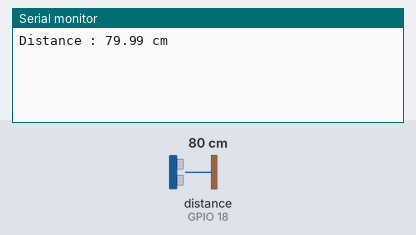
Bench run of a sketch on a simulated ESP32. Shown: the last lines printed to the serial monitor. Wiring (inferred from the names in the program): ultrasonic range finder: trigger GPIO 5; echo GPIO 18. The test bench sets the inputs (shaded band); at power-on: distance to the obstacle (sensor on GPIO 18) 80 cm. The echo pulse lasts 58.3 µs per cm; WiFi joins after 1.5 s; servers stay silent unless stated.

Above: at 3.0 s.
3.1 s: distance to the obstacle (sensor on GPIO 18) set to 2 cm
At 4.4 s:
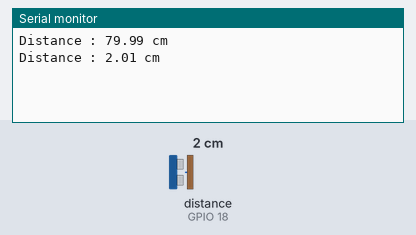
4.6 s: distance to the obstacle (sensor on GPIO 18) set to 4 cm
At 5.6 s:
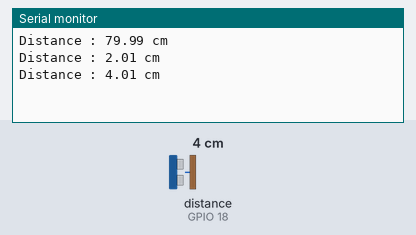
Timing chart, 0 to 7.6 s (numbered marks = the images above; inputs shaded):
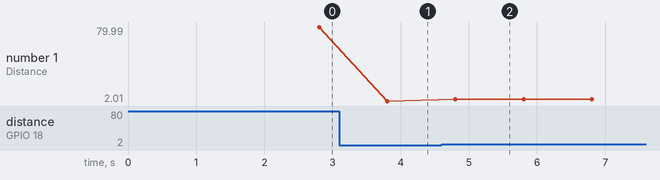

The sketch:

Cloud_Connected_Security_Node.ino
```cpp
/******************************************************
 Project 3 : Cloud Connected Security Node
 Decode Labs IoT Internship

 Hardware:
 • ESP32
 • HC-SR04 Ultrasonic Sensor
 • Blynk IoT Dashboard

******************************************************/

#define BLYNK_TEMPLATE_ID "YOUR_TEMPLATE_ID"
#define BLYNK_TEMPLATE_NAME "Ultrasonic Project"
#define BLYNK_AUTH_TOKEN "YOUR_AUTH_TOKEN"

#include <WiFi.h>
#include <BlynkSimpleEsp32.h>

char ssid[] = "YOUR_WIFI_NAME";
char pass[] = "YOUR_WIFI_PASSWORD";

#define TRIG_PIN 5
#define ECHO_PIN 18

BlynkTimer timer;

float getDistance()
{
  digitalWrite(TRIG_PIN, LOW);
  delayMicroseconds(2);

  digitalWrite(TRIG_PIN, HIGH);
  delayMicroseconds(10);

  digitalWrite(TRIG_PIN, LOW);

  long duration = pulseIn(ECHO_PIN, HIGH);

  float distance = duration * 0.0343 / 2.0;

  return distance;
}

void sendSensor()
{
  float distance = getDistance();

  Serial.print("Distance : ");
  Serial.print(distance);
  Serial.println(" cm");

  // Send to Blynk Virtual Pin V0
  Blynk.virtualWrite(V0, distance);
}

void setup()
{
  Serial.begin(115200);

  pinMode(TRIG_PIN, OUTPUT);
  pinMode(ECHO_PIN, INPUT);

  Blynk.begin(BLYNK_AUTH_TOKEN, ssid, pass);

  timer.setInterval(1000L, sendSensor);
}

void loop()
{
  Blynk.run();
  timer.run();
}
```

Measured:
- after the input at 3.1 s, the serial monitor: prints a new line after 0.70 s (image 1)
- after the input at 4.6 s, the serial monitor: prints a new line after 0.20 s (image 2)
- plotted number 1: 79.99 → 2.01 after the input at 3.1 s, 2.01 → 4.01 after the input at 4.6 s
